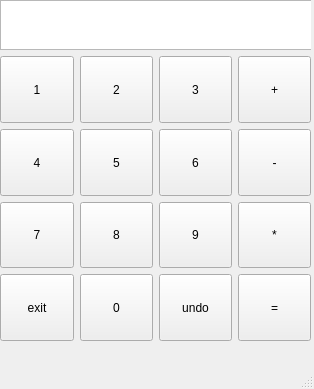
<?xml version="1.0" encoding="UTF-8"?>
<ui version="4.0">
 <class>MainWindow</class>
 <widget class="QMainWindow" name="MainWindow">
  <property name="geometry">
   <rect>
    <x>0</x>
    <y>0</y>
    <width>314</width>
    <height>389</height>
   </rect>
  </property>
  <property name="windowTitle">
   <string>MainWindow</string>
  </property>
  <widget class="QWidget" name="centralwidget">
   <widget class="QWidget" name="verticalLayoutWidget">
    <property name="geometry">
     <rect>
      <x>0</x>
      <y>0</y>
      <width>311</width>
      <height>341</height>
     </rect>
    </property>
    <layout class="QVBoxLayout" name="verticalLayout_4">
     <item>
      <widget class="QTextBrowser" name="textBrowser">
       <property name="minimumSize">
        <size>
         <width>500</width>
         <height>50</height>
        </size>
       </property>
       <property name="maximumSize">
        <size>
         <width>500</width>
         <height>50</height>
        </size>
       </property>
       <property name="font">
        <font>
         <pointsize>20</pointsize>
         <bold>true</bold>
        </font>
       </property>
       <property name="layoutDirection">
        <enum>Qt::RightToLeft</enum>
       </property>
       <property name="readOnly">
        <bool>false</bool>
       </property>
      </widget>
     </item>
     <item>
      <layout class="QGridLayout" name="gridLayout_4">
       <item row="3" column="2">
        <widget class="QPushButton" name="pushButton_undo">
         <property name="sizePolicy">
          <sizepolicy hsizetype="Expanding" vsizetype="Expanding">
           <horstretch>0</horstretch>
           <verstretch>0</verstretch>
          </sizepolicy>
         </property>
         <property name="text">
          <string>undo</string>
         </property>
        </widget>
       </item>
       <item row="1" column="2">
        <widget class="QPushButton" name="pushButton_6">
         <property name="sizePolicy">
          <sizepolicy hsizetype="Expanding" vsizetype="Expanding">
           <horstretch>0</horstretch>
           <verstretch>0</verstretch>
          </sizepolicy>
         </property>
         <property name="text">
          <string>6</string>
         </property>
        </widget>
       </item>
       <item row="0" column="2">
        <widget class="QPushButton" name="pushButton_3">
         <property name="sizePolicy">
          <sizepolicy hsizetype="Expanding" vsizetype="Expanding">
           <horstretch>0</horstretch>
           <verstretch>0</verstretch>
          </sizepolicy>
         </property>
         <property name="text">
          <string>3</string>
         </property>
        </widget>
       </item>
       <item row="0" column="3">
        <widget class="QPushButton" name="pushButton_plus">
         <property name="sizePolicy">
          <sizepolicy hsizetype="Expanding" vsizetype="Expanding">
           <horstretch>0</horstretch>
           <verstretch>0</verstretch>
          </sizepolicy>
         </property>
         <property name="text">
          <string>+</string>
         </property>
        </widget>
       </item>
       <item row="2" column="0">
        <widget class="QPushButton" name="pushButton_7">
         <property name="sizePolicy">
          <sizepolicy hsizetype="Expanding" vsizetype="Expanding">
           <horstretch>0</horstretch>
           <verstretch>0</verstretch>
          </sizepolicy>
         </property>
         <property name="text">
          <string>7</string>
         </property>
        </widget>
       </item>
       <item row="0" column="1">
        <widget class="QPushButton" name="pushButton_2">
         <property name="sizePolicy">
          <sizepolicy hsizetype="Expanding" vsizetype="Expanding">
           <horstretch>0</horstretch>
           <verstretch>0</verstretch>
          </sizepolicy>
         </property>
         <property name="text">
          <string>2</string>
         </property>
        </widget>
       </item>
       <item row="3" column="3">
        <widget class="QPushButton" name="pushButton_equal">
         <property name="sizePolicy">
          <sizepolicy hsizetype="Expanding" vsizetype="Expanding">
           <horstretch>0</horstretch>
           <verstretch>0</verstretch>
          </sizepolicy>
         </property>
         <property name="text">
          <string>=</string>
         </property>
        </widget>
       </item>
       <item row="3" column="0">
        <widget class="QPushButton" name="pushButton_exit">
         <property name="sizePolicy">
          <sizepolicy hsizetype="Expanding" vsizetype="Expanding">
           <horstretch>0</horstretch>
           <verstretch>0</verstretch>
          </sizepolicy>
         </property>
         <property name="text">
          <string>exit</string>
         </property>
        </widget>
       </item>
       <item row="2" column="1">
        <widget class="QPushButton" name="pushButton_8">
         <property name="sizePolicy">
          <sizepolicy hsizetype="Expanding" vsizetype="Expanding">
           <horstretch>0</horstretch>
           <verstretch>0</verstretch>
          </sizepolicy>
         </property>
         <property name="text">
          <string>8</string>
         </property>
        </widget>
       </item>
       <item row="2" column="2">
        <widget class="QPushButton" name="pushButton_9">
         <property name="sizePolicy">
          <sizepolicy hsizetype="Expanding" vsizetype="Expanding">
           <horstretch>0</horstretch>
           <verstretch>0</verstretch>
          </sizepolicy>
         </property>
         <property name="text">
          <string>9</string>
         </property>
        </widget>
       </item>
       <item row="0" column="0">
        <widget class="QPushButton" name="pushButton_1">
         <property name="sizePolicy">
          <sizepolicy hsizetype="Expanding" vsizetype="Expanding">
           <horstretch>0</horstretch>
           <verstretch>0</verstretch>
          </sizepolicy>
         </property>
         <property name="text">
          <string>1</string>
         </property>
        </widget>
       </item>
       <item row="3" column="1">
        <widget class="QPushButton" name="pushButton_0">
         <property name="sizePolicy">
          <sizepolicy hsizetype="Expanding" vsizetype="Expanding">
           <horstretch>0</horstretch>
           <verstretch>0</verstretch>
          </sizepolicy>
         </property>
         <property name="text">
          <string>0</string>
         </property>
        </widget>
       </item>
       <item row="2" column="3">
        <widget class="QPushButton" name="pushButton_muti">
         <property name="sizePolicy">
          <sizepolicy hsizetype="Expanding" vsizetype="Expanding">
           <horstretch>0</horstretch>
           <verstretch>0</verstretch>
          </sizepolicy>
         </property>
         <property name="text">
          <string>*</string>
         </property>
        </widget>
       </item>
       <item row="1" column="0">
        <widget class="QPushButton" name="pushButton_4">
         <property name="sizePolicy">
          <sizepolicy hsizetype="Expanding" vsizetype="Expanding">
           <horstretch>0</horstretch>
           <verstretch>0</verstretch>
          </sizepolicy>
         </property>
         <property name="text">
          <string>4</string>
         </property>
        </widget>
       </item>
       <item row="1" column="1">
        <widget class="QPushButton" name="pushButton_5">
         <property name="sizePolicy">
          <sizepolicy hsizetype="Expanding" vsizetype="Expanding">
           <horstretch>0</horstretch>
           <verstretch>0</verstretch>
          </sizepolicy>
         </property>
         <property name="text">
          <string>5</string>
         </property>
        </widget>
       </item>
       <item row="1" column="3">
        <widget class="QPushButton" name="pushButton_minus">
         <property name="sizePolicy">
          <sizepolicy hsizetype="Expanding" vsizetype="Expanding">
           <horstretch>0</horstretch>
           <verstretch>0</verstretch>
          </sizepolicy>
         </property>
         <property name="text">
          <string>-</string>
         </property>
        </widget>
       </item>
      </layout>
     </item>
    </layout>
   </widget>
  </widget>
  <widget class="QMenuBar" name="menubar">
   <property name="geometry">
    <rect>
     <x>0</x>
     <y>0</y>
     <width>314</width>
     <height>26</height>
    </rect>
   </property>
  </widget>
  <widget class="QStatusBar" name="statusbar"/>
 </widget>
 <resources/>
 <connections/>
</ui>
